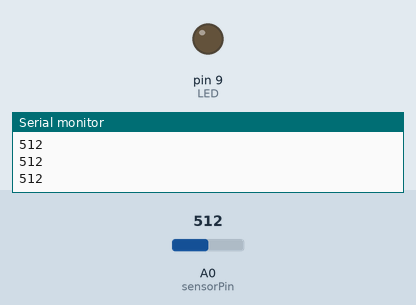
Simulated run of this sketch. Board: Arduino Uno, built with avr-gcc and run on an emulated ATmega328P. On the bench: output pins drawn as LEDs (lit = HIGH), the last lines printed to the serial monitor. The inputs (shaded band) are chosen by the test bench; at power-on: A0 (sensorPin) = 512.

Above: at 1.2 s.
1.3 s: A0 (sensorPin) set to 53
2.8 s: A0 (sensorPin) set to 45
At 3.4 s:
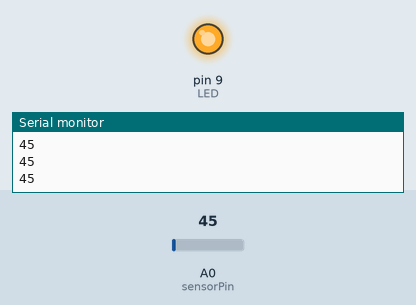
4.3 s: A0 (sensorPin) set to 122
At 5.5 s:
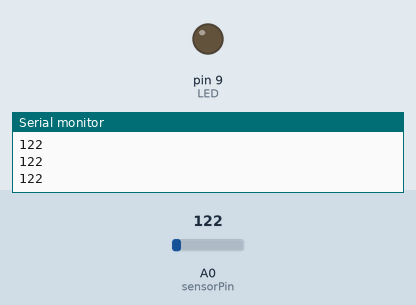
5.8 s: A0 (sensorPin) set to 40
At 6.9 s:
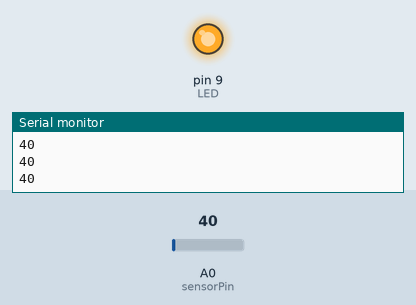
Timing chart, 0 to 8.3 s (numbered marks = the images above; inputs shaded):
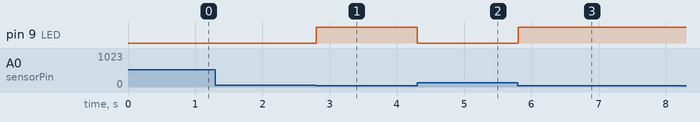

The sketch:

Day10.ino
```cpp
int sensorPin = A0;
int LED = 9;
int sensorValue = 0;

void setup() {
  Serial.begin(9600);
  pinMode(LED, OUTPUT);

}

void loop() {
  sensorValue = analogRead(sensorPin);
  if (sensorValue < 50 )
  {digitalWrite(LED, HIGH);
  }
else digitalWrite(LED, LOW);

  Serial.println(sensorValue);


}
```

Measured:
- the behaviour switches between 50 and 49 on A0 (sensorPin) (found by bisection; images 0 and 1)
- after the input at 2.8 s, pin 9 (LED): LOW → HIGH at once
- after the input at 4.3 s, pin 9 (LED): HIGH → LOW at once
- after the input at 5.8 s, pin 9 (LED): LOW → HIGH at once
